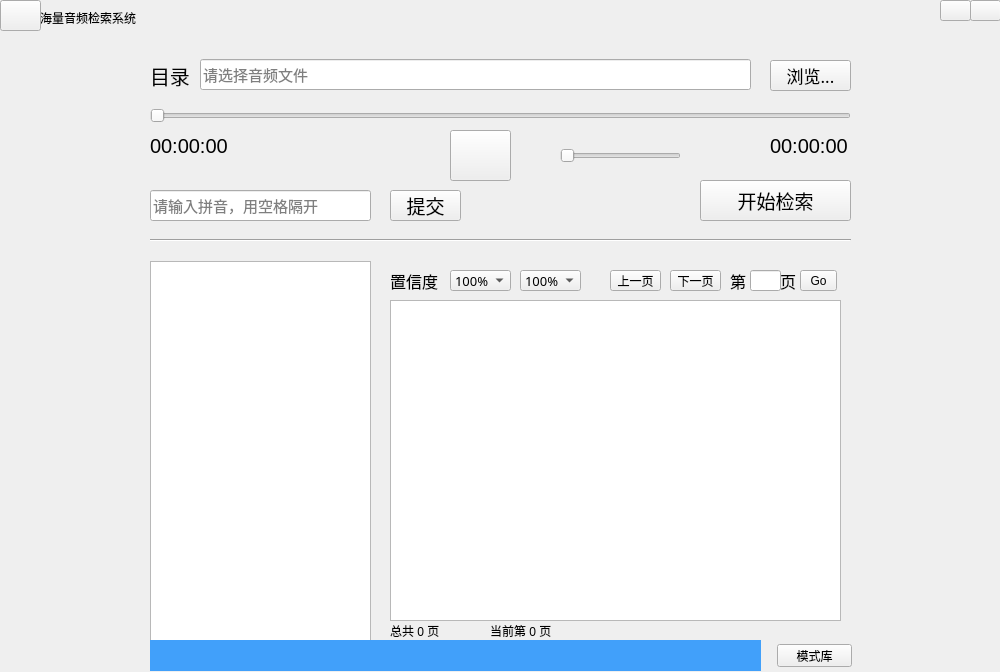
<?xml version="1.0" encoding="UTF-8"?>
<ui version="4.0">
 <class>KWS</class>
 <widget class="QWidget" name="KWS">
  <property name="geometry">
   <rect>
    <x>0</x>
    <y>0</y>
    <width>1000</width>
    <height>672</height>
   </rect>
  </property>
  <property name="windowTitle">
   <string>KWS</string>
  </property>
  <property name="styleSheet">
   <string notr="true"/>
  </property>
  <widget class="QLabel" name="label">
   <property name="geometry">
    <rect>
     <x>150</x>
     <y>60</y>
     <width>51</width>
     <height>31</height>
    </rect>
   </property>
   <property name="font">
    <font>
     <family>微软雅黑</family>
     <pointsize>15</pointsize>
    </font>
   </property>
   <property name="text">
    <string>目录</string>
   </property>
  </widget>
  <widget class="QLineEdit" name="lineEdit">
   <property name="geometry">
    <rect>
     <x>200</x>
     <y>59</y>
     <width>551</width>
     <height>31</height>
    </rect>
   </property>
   <property name="font">
    <font>
     <family>微软雅黑</family>
     <pointsize>11</pointsize>
    </font>
   </property>
   <property name="placeholderText">
    <string>请选择音频文件</string>
   </property>
  </widget>
  <widget class="QPushButton" name="pushButton">
   <property name="geometry">
    <rect>
     <x>770</x>
     <y>60</y>
     <width>81</width>
     <height>31</height>
    </rect>
   </property>
   <property name="font">
    <font>
     <family>微软雅黑</family>
     <pointsize>13</pointsize>
    </font>
   </property>
   <property name="styleSheet">
    <string notr="true"/>
   </property>
   <property name="text">
    <string>浏览...</string>
   </property>
  </widget>
  <widget class="QPushButton" name="pushButton_2">
   <property name="geometry">
    <rect>
     <x>450</x>
     <y>130</y>
     <width>61</width>
     <height>51</height>
    </rect>
   </property>
   <property name="font">
    <font>
     <family>微软雅黑</family>
     <pointsize>14</pointsize>
    </font>
   </property>
   <property name="styleSheet">
    <string notr="true"/>
   </property>
   <property name="text">
    <string/>
   </property>
  </widget>
  <widget class="QSlider" name="horizontalSlider">
   <property name="geometry">
    <rect>
     <x>150</x>
     <y>100</y>
     <width>701</width>
     <height>31</height>
    </rect>
   </property>
   <property name="styleSheet">
    <string notr="true"/>
   </property>
   <property name="orientation">
    <enum>Qt::Horizontal</enum>
   </property>
  </widget>
  <widget class="QLabel" name="label_2">
   <property name="geometry">
    <rect>
     <x>150</x>
     <y>130</y>
     <width>81</width>
     <height>31</height>
    </rect>
   </property>
   <property name="font">
    <font>
     <pointsize>15</pointsize>
    </font>
   </property>
   <property name="text">
    <string>00:00:00</string>
   </property>
  </widget>
  <widget class="QLabel" name="label_3">
   <property name="geometry">
    <rect>
     <x>770</x>
     <y>130</y>
     <width>81</width>
     <height>31</height>
    </rect>
   </property>
   <property name="font">
    <font>
     <pointsize>15</pointsize>
    </font>
   </property>
   <property name="text">
    <string>00:00:00</string>
   </property>
  </widget>
  <widget class="QSlider" name="horizontalSlider_2">
   <property name="geometry">
    <rect>
     <x>560</x>
     <y>140</y>
     <width>121</width>
     <height>31</height>
    </rect>
   </property>
   <property name="styleSheet">
    <string notr="true"/>
   </property>
   <property name="orientation">
    <enum>Qt::Horizontal</enum>
   </property>
  </widget>
  <widget class="QPushButton" name="pushButton_6">
   <property name="geometry">
    <rect>
     <x>700</x>
     <y>180</y>
     <width>151</width>
     <height>41</height>
    </rect>
   </property>
   <property name="font">
    <font>
     <family>微软雅黑</family>
     <pointsize>14</pointsize>
    </font>
   </property>
   <property name="styleSheet">
    <string notr="true"/>
   </property>
   <property name="text">
    <string>开始检索</string>
   </property>
  </widget>
  <widget class="Line" name="line">
   <property name="geometry">
    <rect>
     <x>150</x>
     <y>230</y>
     <width>701</width>
     <height>20</height>
    </rect>
   </property>
   <property name="orientation">
    <enum>Qt::Horizontal</enum>
   </property>
  </widget>
  <widget class="QComboBox" name="comboBox">
   <property name="geometry">
    <rect>
     <x>450</x>
     <y>270</y>
     <width>61</width>
     <height>21</height>
    </rect>
   </property>
   <property name="font">
    <font>
     <family>微软雅黑</family>
     <pointsize>10</pointsize>
    </font>
   </property>
   <item>
    <property name="text">
     <string>100%</string>
    </property>
   </item>
   <item>
    <property name="text">
     <string>90%</string>
    </property>
   </item>
   <item>
    <property name="text">
     <string>80%</string>
    </property>
   </item>
   <item>
    <property name="text">
     <string>70%</string>
    </property>
   </item>
   <item>
    <property name="text">
     <string>60%</string>
    </property>
   </item>
   <item>
    <property name="text">
     <string>50%</string>
    </property>
   </item>
   <item>
    <property name="text">
     <string>40%</string>
    </property>
   </item>
   <item>
    <property name="text">
     <string>30%</string>
    </property>
   </item>
   <item>
    <property name="text">
     <string>20%</string>
    </property>
   </item>
   <item>
    <property name="text">
     <string>10%</string>
    </property>
   </item>
  </widget>
  <widget class="QComboBox" name="comboBox_2">
   <property name="geometry">
    <rect>
     <x>520</x>
     <y>270</y>
     <width>61</width>
     <height>21</height>
    </rect>
   </property>
   <property name="font">
    <font>
     <family>微软雅黑</family>
     <pointsize>10</pointsize>
    </font>
   </property>
   <item>
    <property name="text">
     <string>100%</string>
    </property>
   </item>
   <item>
    <property name="text">
     <string>90%</string>
    </property>
   </item>
   <item>
    <property name="text">
     <string>80%</string>
    </property>
   </item>
   <item>
    <property name="text">
     <string>70%</string>
    </property>
   </item>
   <item>
    <property name="text">
     <string>60%</string>
    </property>
   </item>
   <item>
    <property name="text">
     <string>50%</string>
    </property>
   </item>
   <item>
    <property name="text">
     <string>40%</string>
    </property>
   </item>
   <item>
    <property name="text">
     <string>30%</string>
    </property>
   </item>
   <item>
    <property name="text">
     <string>20%</string>
    </property>
   </item>
   <item>
    <property name="text">
     <string>10%</string>
    </property>
   </item>
  </widget>
  <widget class="QLabel" name="label_5">
   <property name="geometry">
    <rect>
     <x>390</x>
     <y>270</y>
     <width>51</width>
     <height>21</height>
    </rect>
   </property>
   <property name="font">
    <font>
     <family>微软雅黑</family>
     <pointsize>12</pointsize>
    </font>
   </property>
   <property name="text">
    <string>置信度</string>
   </property>
  </widget>
  <widget class="QLabel" name="label_6">
   <property name="geometry">
    <rect>
     <x>530</x>
     <y>140</y>
     <width>31</width>
     <height>31</height>
    </rect>
   </property>
   <property name="text">
    <string/>
   </property>
  </widget>
  <widget class="QTableWidget" name="tableWidget_2">
   <property name="geometry">
    <rect>
     <x>390</x>
     <y>300</y>
     <width>451</width>
     <height>321</height>
    </rect>
   </property>
  </widget>
  <widget class="QListWidget" name="listWidget">
   <property name="geometry">
    <rect>
     <x>150</x>
     <y>261</y>
     <width>221</width>
     <height>381</height>
    </rect>
   </property>
  </widget>
  <widget class="QToolButton" name="closeButton">
   <property name="geometry">
    <rect>
     <x>970</x>
     <y>0</y>
     <width>31</width>
     <height>21</height>
    </rect>
   </property>
   <property name="text">
    <string/>
   </property>
  </widget>
  <widget class="QToolButton" name="minButton">
   <property name="geometry">
    <rect>
     <x>940</x>
     <y>0</y>
     <width>31</width>
     <height>21</height>
    </rect>
   </property>
   <property name="text">
    <string/>
   </property>
  </widget>
  <widget class="QLineEdit" name="lineEdit_2">
   <property name="geometry">
    <rect>
     <x>150</x>
     <y>190</y>
     <width>221</width>
     <height>31</height>
    </rect>
   </property>
   <property name="font">
    <font>
     <family>微软雅黑</family>
     <pointsize>11</pointsize>
    </font>
   </property>
   <property name="text">
    <string/>
   </property>
   <property name="placeholderText">
    <string>请输入拼音，用空格隔开</string>
   </property>
  </widget>
  <widget class="QPushButton" name="pushButton_5">
   <property name="geometry">
    <rect>
     <x>390</x>
     <y>190</y>
     <width>71</width>
     <height>31</height>
    </rect>
   </property>
   <property name="font">
    <font>
     <family>微软雅黑</family>
     <pointsize>14</pointsize>
    </font>
   </property>
   <property name="text">
    <string>提交</string>
   </property>
  </widget>
  <widget class="QLabel" name="label_7">
   <property name="geometry">
    <rect>
     <x>40</x>
     <y>2</y>
     <width>121</width>
     <height>31</height>
    </rect>
   </property>
   <property name="text">
    <string>海量音频检索系统</string>
   </property>
  </widget>
  <widget class="QToolButton" name="logobtn">
   <property name="geometry">
    <rect>
     <x>0</x>
     <y>0</y>
     <width>41</width>
     <height>31</height>
    </rect>
   </property>
   <property name="text">
    <string/>
   </property>
  </widget>
  <widget class="QLabel" name="headerlabel">
   <property name="geometry">
    <rect>
     <x>0</x>
     <y>0</y>
     <width>1001</width>
     <height>51</height>
    </rect>
   </property>
   <property name="text">
    <string/>
   </property>
  </widget>
  <widget class="QLabel" name="label_show">
   <property name="geometry">
    <rect>
     <x>380</x>
     <y>260</y>
     <width>471</width>
     <height>381</height>
    </rect>
   </property>
   <property name="text">
    <string/>
   </property>
  </widget>
  <widget class="QLineEdit" name="lineEdit_page">
   <property name="geometry">
    <rect>
     <x>750</x>
     <y>270</y>
     <width>31</width>
     <height>21</height>
    </rect>
   </property>
  </widget>
  <widget class="QToolButton" name="toolButton_goto">
   <property name="geometry">
    <rect>
     <x>800</x>
     <y>270</y>
     <width>37</width>
     <height>21</height>
    </rect>
   </property>
   <property name="text">
    <string>Go</string>
   </property>
  </widget>
  <widget class="QToolButton" name="toolButton_prev">
   <property name="geometry">
    <rect>
     <x>610</x>
     <y>270</y>
     <width>51</width>
     <height>21</height>
    </rect>
   </property>
   <property name="text">
    <string>上一页</string>
   </property>
  </widget>
  <widget class="QToolButton" name="toolButton_next">
   <property name="geometry">
    <rect>
     <x>670</x>
     <y>270</y>
     <width>51</width>
     <height>21</height>
    </rect>
   </property>
   <property name="text">
    <string>下一页</string>
   </property>
  </widget>
  <widget class="QLabel" name="label_8">
   <property name="geometry">
    <rect>
     <x>730</x>
     <y>270</y>
     <width>16</width>
     <height>21</height>
    </rect>
   </property>
   <property name="font">
    <font>
     <family>微软雅黑</family>
     <pointsize>12</pointsize>
    </font>
   </property>
   <property name="text">
    <string>第</string>
   </property>
  </widget>
  <widget class="QLabel" name="label_9">
   <property name="geometry">
    <rect>
     <x>780</x>
     <y>270</y>
     <width>16</width>
     <height>21</height>
    </rect>
   </property>
   <property name="font">
    <font>
     <family>微软雅黑</family>
     <pointsize>12</pointsize>
    </font>
   </property>
   <property name="text">
    <string>页</string>
   </property>
  </widget>
  <widget class="QLabel" name="label_totalpage">
   <property name="geometry">
    <rect>
     <x>390</x>
     <y>620</y>
     <width>61</width>
     <height>21</height>
    </rect>
   </property>
   <property name="text">
    <string>总共 0 页</string>
   </property>
  </widget>
  <widget class="QLabel" name="label_currentpage">
   <property name="geometry">
    <rect>
     <x>490</x>
     <y>620</y>
     <width>81</width>
     <height>21</height>
    </rect>
   </property>
   <property name="text">
    <string>当前第 0 页</string>
   </property>
  </widget>
  <widget class="QLabel" name="label_move">
   <property name="geometry">
    <rect>
     <x>53</x>
     <y>0</y>
     <width>881</width>
     <height>51</height>
    </rect>
   </property>
   <property name="text">
    <string/>
   </property>
  </widget>
  <widget class="QPushButton" name="pushButton_3">
   <property name="geometry">
    <rect>
     <x>777</x>
     <y>644</y>
     <width>75</width>
     <height>23</height>
    </rect>
   </property>
   <property name="text">
    <string>模式库</string>
   </property>
  </widget>
  <widget class="QTableWidget" name="tableView">
   <property name="geometry">
    <rect>
     <x>150</x>
     <y>640</y>
     <width>611</width>
     <height>31</height>
    </rect>
   </property>
   <property name="styleSheet">
    <string notr="true">background-color: rgb(65,160,250);
border:none;</string>
   </property>
  </widget>
  <zorder>label_show</zorder>
  <zorder>headerlabel</zorder>
  <zorder>label</zorder>
  <zorder>lineEdit</zorder>
  <zorder>pushButton</zorder>
  <zorder>pushButton_2</zorder>
  <zorder>horizontalSlider</zorder>
  <zorder>label_2</zorder>
  <zorder>label_3</zorder>
  <zorder>horizontalSlider_2</zorder>
  <zorder>pushButton_6</zorder>
  <zorder>line</zorder>
  <zorder>comboBox</zorder>
  <zorder>comboBox_2</zorder>
  <zorder>label_5</zorder>
  <zorder>label_6</zorder>
  <zorder>tableWidget_2</zorder>
  <zorder>listWidget</zorder>
  <zorder>closeButton</zorder>
  <zorder>minButton</zorder>
  <zorder>lineEdit_2</zorder>
  <zorder>pushButton_5</zorder>
  <zorder>label_7</zorder>
  <zorder>logobtn</zorder>
  <zorder>lineEdit_page</zorder>
  <zorder>toolButton_goto</zorder>
  <zorder>toolButton_prev</zorder>
  <zorder>toolButton_next</zorder>
  <zorder>label_8</zorder>
  <zorder>label_9</zorder>
  <zorder>label_totalpage</zorder>
  <zorder>label_currentpage</zorder>
  <zorder>label_move</zorder>
  <zorder>pushButton_3</zorder>
  <zorder>tableView</zorder>
 </widget>
 <layoutdefault spacing="6" margin="11"/>
 <resources/>
 <connections/>
</ui>
